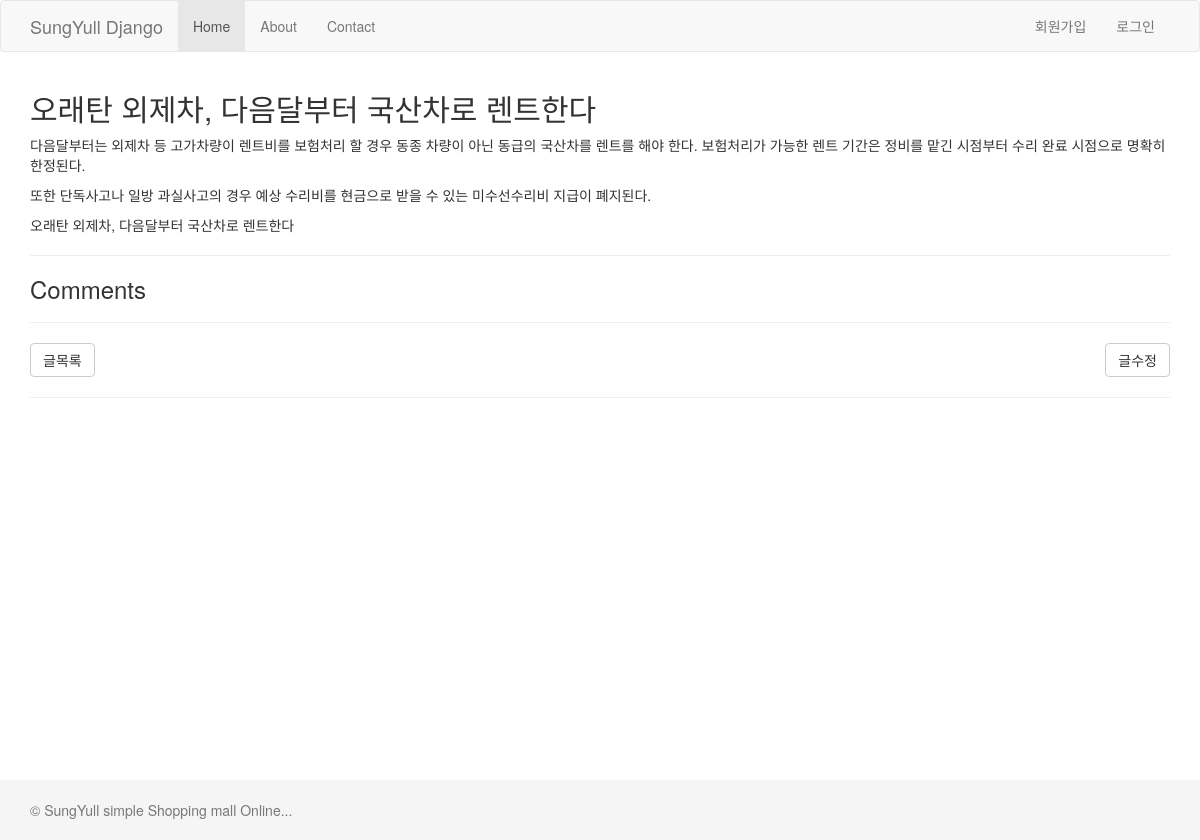
The page /blog/1008/ on the database its author committed.
### blog/models.py (models this page shows, shortened)
class Post(models.Model):
    STATUS_CHOICES = (
        ('d', 'Draft'),
        ('p', 'Pblish'),
        ('w', 'Withdram')
    )
    user = models.ForeignKey(settings.AUTH_USER_MODEL)
    title = models.CharField(max_length=100, verbose_name='제목',
                             help_text="""포스팅 제목을 입력해주세요. 최대 100자""")
    content = models.TextField(verbose_name='내용')
    tags = models.CharField(max_length=100, blank=True)
    lnglat = models.CharField(max_length=50, blank=True,
        validators=[lnglat_validator],
        help_text = '위도,경도')
    status = models.CharField(max_length=1, choices=STATUS_CHOICES)
    tag_set = models.ManyToManyField('Tag', blank=True)
    created_at = models.DateTimeField(auto_now_add=True)
    updated_at = models.DateTimeField(auto_now=True)
    class Meta:
        ordering = ['-id']

### blog/views.py (the view)
# urls.py: url(r'^(?P<id>\d+)/$', views.post_detail, name='post_detail'),
def post_detail(request, id):
    post = get_object_or_404(Post, id=id)
    return render(request, 'blog/post_detail.html', {
        'post' : post
    })

### blog/templates/blog/post_detail.html (shortened to what this page needs)
{% extends "blog/layout.html"%}
{% block content%}
    <div class="container">
        <div class="row">
            <div class="col-sm-12">
                <h2>
                   {{post.title}}
                </h2>
                {{post.content|linebreaks}}
                <hr/>
                <h3>Comments</h3>
                <hr/>
                <a href="{% url "blog:post_list" %}" class="btn btn-default">글목록</a>
                <a href="{% url "blog:post_edit" post.id%}" class="btn btn-default pull-right">글수정</a>
                <hr/>
            </div>
        </div>
    </div>
{% endblock%}

### askdjango/templates/layout.html (style rules this page uses)
html { position: relative; min-height: 100%; }
body { margin-bottom: 60px; }

### rows shown on the page
Post: title "오래탄 외제차, 다음달부터 국산차로 렌트한다", content "다음달부터는 외제차 등 고가차량이 렌트비를 보험처리 할 경우 동종 차량이 아닌 동급의 국산차를 렌트를 해야 한다. 보험처리가 가능한 렌트 기간은 정비를 맡긴 시점부터 수리 완료 시점으로 명확히 한정된다. 또한 단독사고나 일방 과실사고의 경우 예상 수리비를 현금으로 받을 수 있는 미수선수리비 지급이 폐지된다. 오래탄 외제차, 다음달부터 국산차로 렌트한다"
